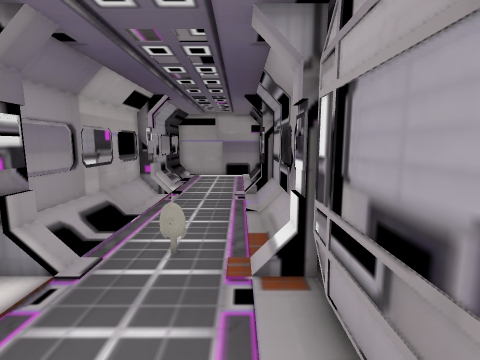
[1] (above)

12 first-person views from a walk through a 3-D level made in the Unity game engine. The camera is 1.5 m above the floor, tilts 8° down and sees 85° across. The floor is counted in squares, 0.5 m on a side. Each view is taken from the middle of a square. On the plan, view 1 faces up. The plan holds only what a view shows up to about 19 squares ahead; the rest is blank. The player character is not drawn. Some animated figures are not drawn.

[2]
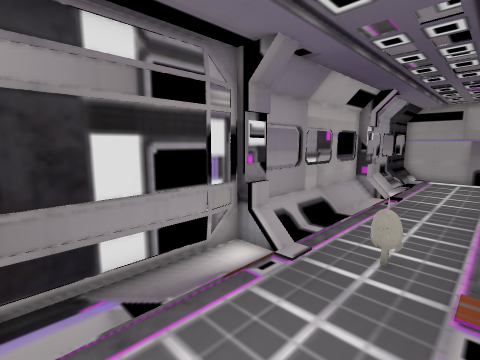

[3]
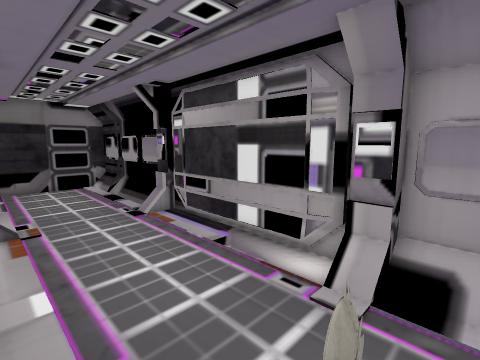

[4]
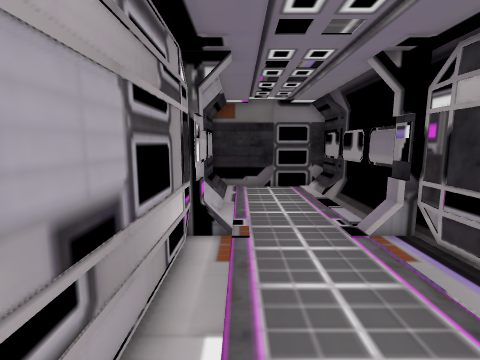

[5]
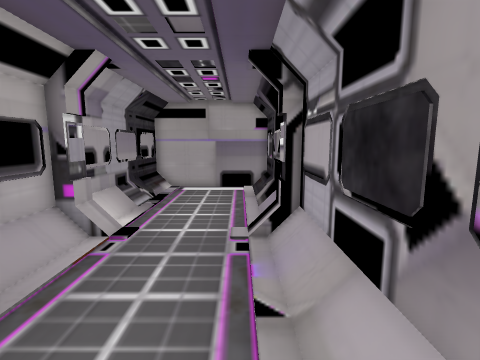

[6]
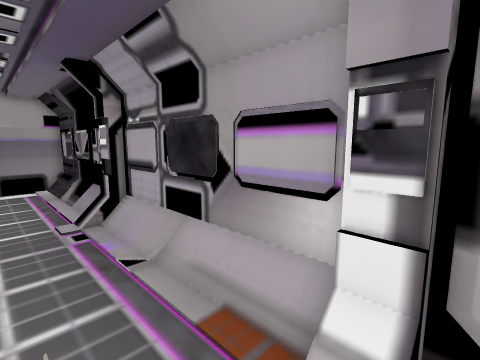

[7]
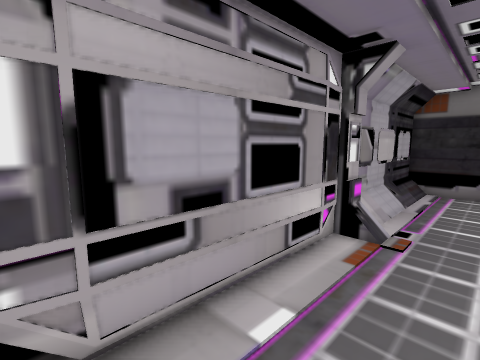

[8]
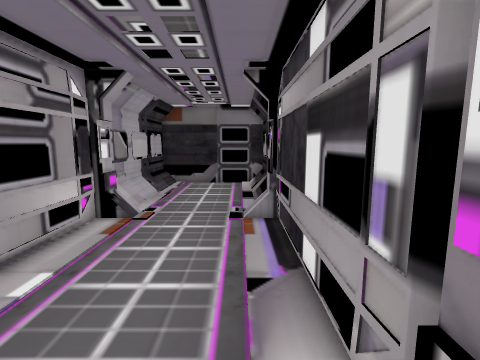

[9]
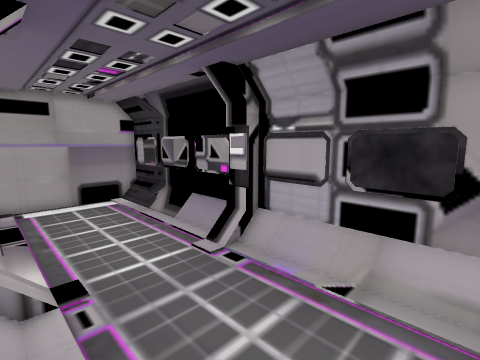

[10]
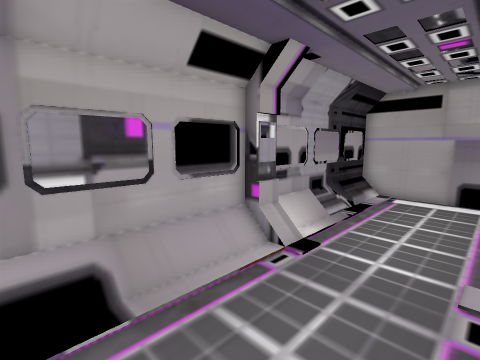

[11]
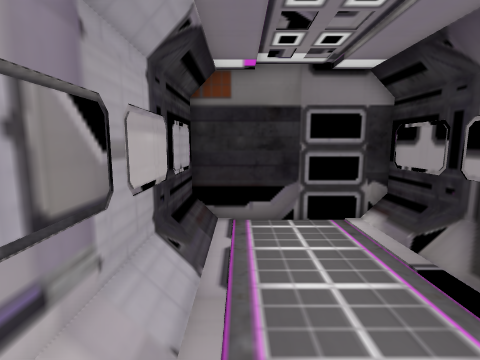

[12]
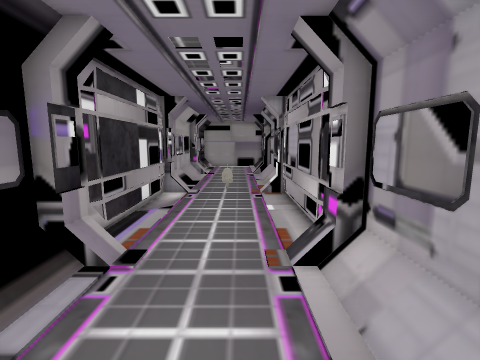

### Floor plan
Key: @ floor where view 1 was taken; # wall or solid block; . floor; / step, stairs or slope; = window, fence, low wall or low ledge; O other object.
Columns run from 6 left of view 1 to 2 right of it. Each row starts with its distance up from view 1.
 25 #########
 24 #/...../#
 23 #/...../#
 22 #/...../#
 21 #/...../#
 20 #/...../#
 19 #/...../#
 18 #/...../#
 17 #/...../#
 16 ##.....##
 15 ##.....##
 14 #/...../#
 13 #/...../#
 12 #/...../#
 11 #/...../#
 10 #/...../#
  9 #/...../#
  8 #/...../#
  7 #/..O../#
  6 ##.....##
  5 ##.....##
  4  #.....##
  3  #.....=#
  2  #.....=#
  1  #.....=#
  0  #....@=#
 -1  #.....=#
 -2  #.....##
 -3 ##.....##
 -4 ##.....##
 -5 #/...../#
 -6 #/...../#
 -7 #/...../#
 -8 #/...../#
 -9 #/...../#
-10 #/...../#
-11 #/...../#
-12 #/...../#
-13 #########

Positions as (right, up) in squares from view 1, and headings:
1: (0, 0), facing up
2: (0, 0), facing up-left
3: (1, 8), facing down-left
4: (0, 5), facing down
5: (0, 7), facing up
6: (-2, 5), facing up-right
7: (-2, 5), facing down-right
8: (-4, 7), facing down
9: (-5, 9), facing up-right
10: (0, 9), facing up-left
11: (0, -3), facing down
12: (-1, -10), facing up
